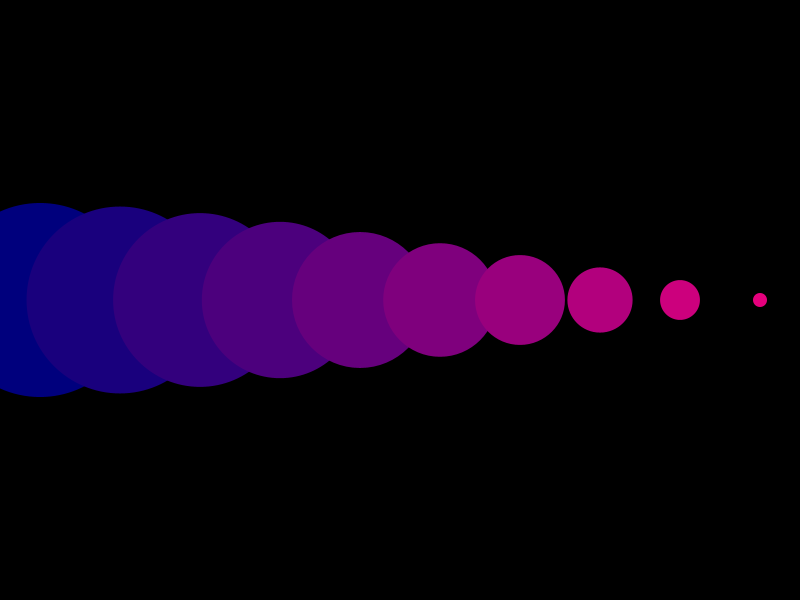
Frame 1 (no input)
Frame 60 (the mouse pressed at the canvas centre just before this capture): identical to frame 1, image omitted
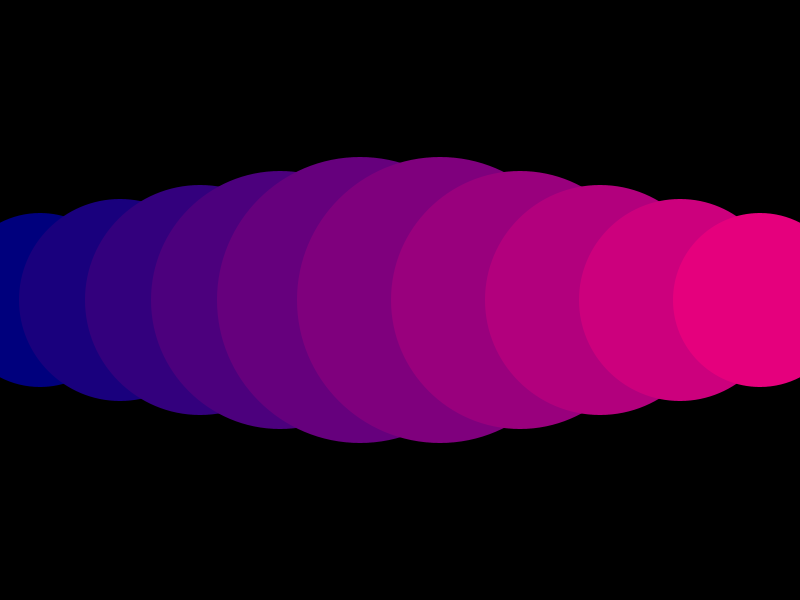
Frame 120 (the mouse held since frame 60 and released just before this capture)

The Processing sketch that drew these frames (run headless with seeded random() and noise(); from frame 60 on, the mouse is pressed at the canvas centre):

// Processing sketch: ballsSensingSize
// ── ballsSensingSize.pde
int size;

void setup(){
  size(800,600);
  size=width/10;
  noStroke();
}

void draw(){
  background(0);
  for(int i=0;i<10;i++){
    float d=dist(mouseX,mouseY,i*size+size/2,height/2);
    float s=map(d,0,width,300,20);
    int r=int(map(i,0,10,0,255));
    fill(r,0,125);
    ellipse(i*size+size/2,height/2,s,s);
  }
}
